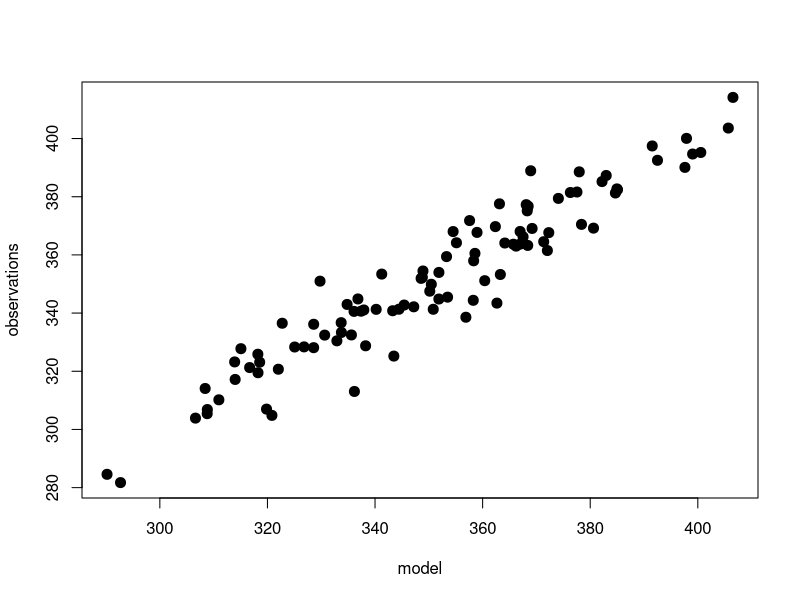
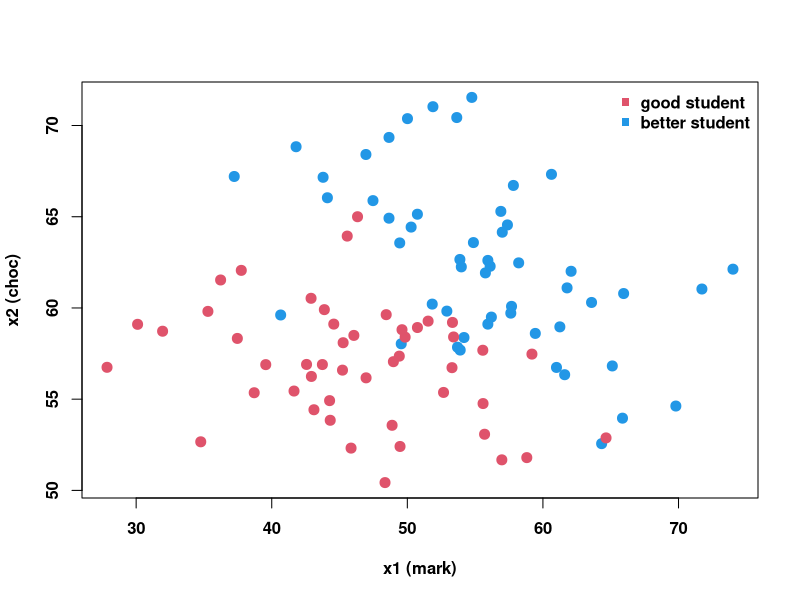
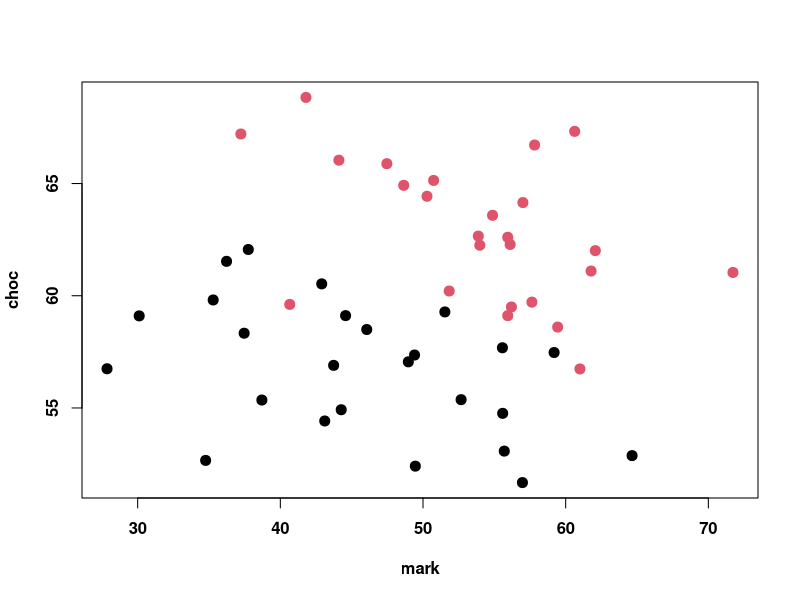
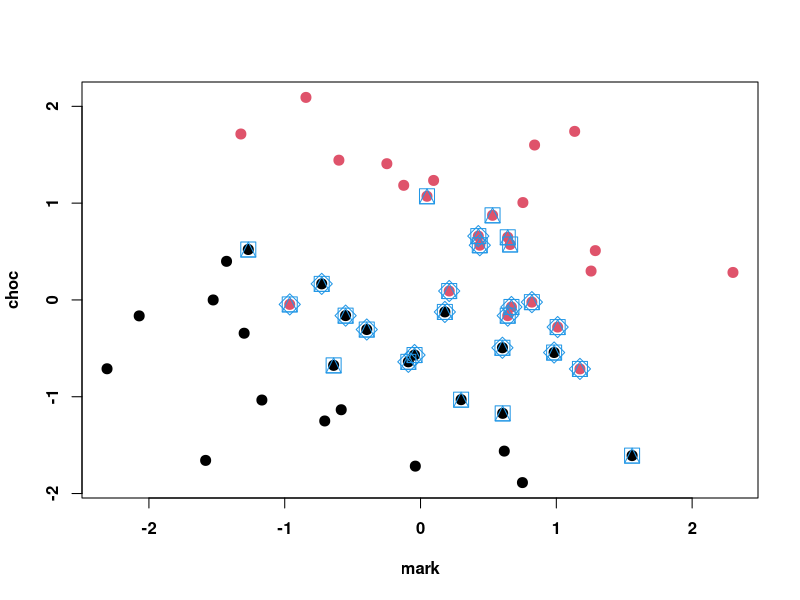
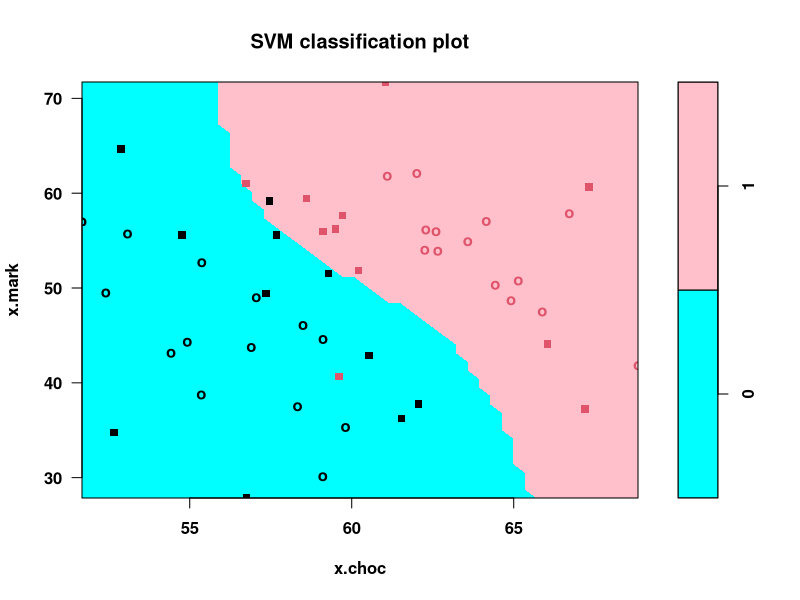
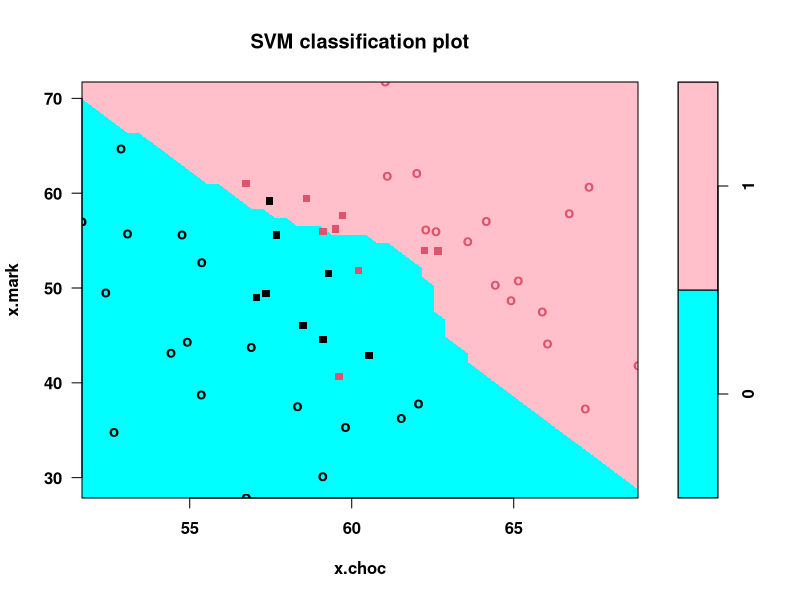
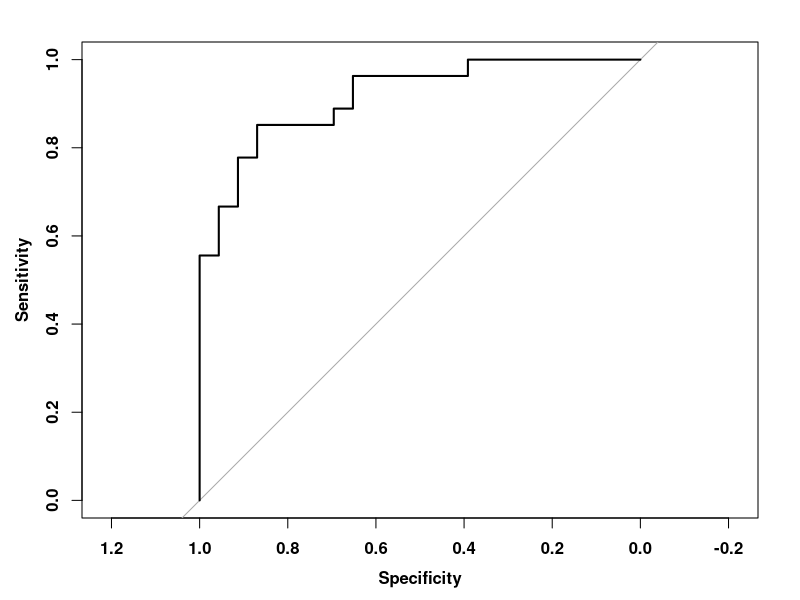
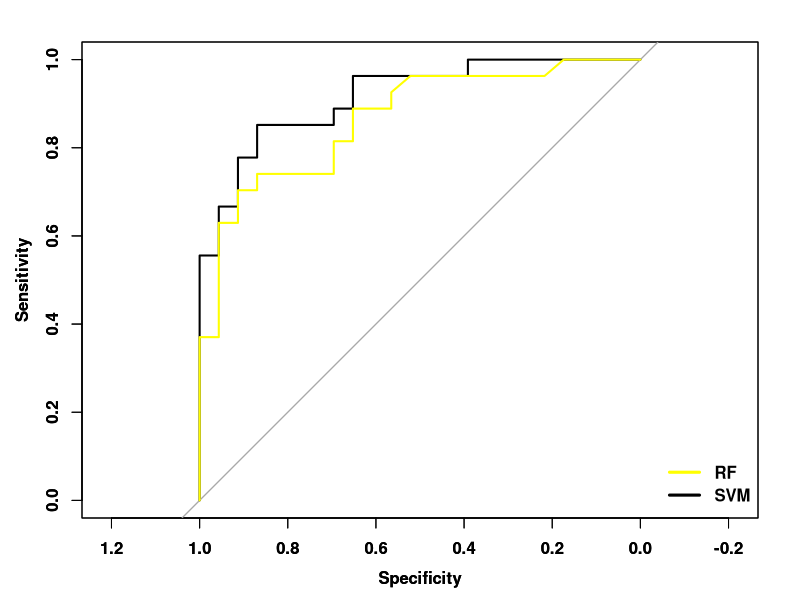

The R script that drew these images, in order:
# --------------------------------------------------------
# ST4061 / ST6041
# 2023-24
# Eric Wolsztynski
# ...
# Section 5: demo code for SVM
# --------------------------------------------------------

rm(list=ls())  # clear out running environment

library(randomForest)
library(class)
library(pROC)
library(e1071)

### Example using SVM on the "best-student" data

# simulate data:
set.seed(1)
n = 100
mark = rnorm(n, m=50, sd=10)
choc = rnorm(n, m=60, sd=5)
summary(mark)
summary(choc)
int = 10
a = 2
b = 4
# rating of students on basis of their marks and level 
# of appreciation of chocolate:
mod = int + a*mark + b*choc   # values for true model
z = rnorm(n,s=8)  # additive noise
obs = mod + z
y = as.factor(ifelse(obs>350,1,0))  # classification data
plot(mod, obs, xlab="model", ylab="observations", pch=20, cex=2)
par(font=2,font.axis=2,font.lab=2)
plot(mark, choc, xlab="x1 (mark)", ylab="x2 (choc)", 
	pch=20, col=c(2,4)[as.numeric(y)], cex=2)
legend("topright", box.col=8, bty='n', 
		legend=c("good student","better student"),
		pch=15, col=c(2,4))
table(y)

set.seed(1)
# split the data into train+test (50%-50%):
x = data.frame(mark,choc)
i.train = sample(1:n, 50) 
x.train = x[i.train,]
x.test = x[-i.train,]
y.train = y[i.train]
y.test = y[-i.train]

class(x.train)
class(y.train)
xm = as.matrix(x.train)
# fit an SVM as follows:
# ?svm # in e1071
set.seed(1)
svmo = svm(xm, y.train, kernel='polynomial') 
svmo
names(svmo)

# cf. ?svm:
# "Parameters of SVM-models usually must be tuned to yield sensible results!"
# one can tune the model as follows:
set.seed(1)
svm.tune = e1071::tune(svm, train.x=x.train, train.y=y.train,
	kernel='polynomial',
	ranges=list(cost=10^(-2:4), gamma=c(0.25,0.5,1,1.5,2)))
svm.tune
svm.tune$best.parameters

# then fit final SVM for optimal parameters:
svmo.final = svm(xm, y.train, kernel='polynomial',
	gamma=svm.tune$best.parameters$gamma,
	cost=svm.tune$best.parameters$cost) 

# corresponding confusion matrices:
table(svmo$fitted,y.train)
table(svmo.final$fitted,y.train)

# we can also use caret for easy comparison:
library(caret)
caret::confusionMatrix(svmo$fitted,y.train)$overall[1]
caret::confusionMatrix(svmo.final$fitted,y.train)$overall[1]

# assessing model fit to training data
identical(fitted(svmo), svmo$fitted)

# to identify support vectors: 
# either svmo$index (indices), or svmo$SV (coordinates)
length(svmo$index)
length(svmo.final$index)
# visualize:
plot(x.train, pch=20, col=c(1,2)[y.train], cex=2)
points(svmo$SV, pch=14, col=4, cex=2) # explain why this does not work!?

# apply scaling to dataset to see SV's:
plot(apply(x.train,2,scale), pch=20, col=c(1,2)[y.train], cex=2)
points(svmo$SV, pch=14, col=4, cex=2)
points(svmo.final$SV, pch=5, col=4, cex=2)

# If you want to use predict(), use a formula-type
# expression when calling svm(). Because of this,
# we re-shape our dataset:
dat.train = data.frame(x=x.train, y=y.train)
dat.test = data.frame(x=x.test)

# decision boundary visualization:
svmo = svm(y~., data=dat.train)
plot(svmo, dat.train, 
	svSymbol = 15, dataSymbol = 'o',
	col=c('cyan','pink')) # this is plot.svm()
svmo.final = svm(y~., data=dat.train, kernel='polynomial',
	gamma=svm.tune$best.parameters$gamma,
	cost=svm.tune$best.parameters$cost) 
plot(svmo.final, dat.train, 
	svSymbol = 15, dataSymbol = 'o',
	col=c('cyan','pink')) # this is plot.svm()

# How to generate predictions from SVM fit: 
svmo = svm(y~., data=dat.train,
	kernel='polynomial',
	gamma=svm.tune$best.parameters$gamma,
	cost=svm.tune$best.parameters$cost)
# Note that if we need probabilities P(Y=1|X)
# (for ex to calculate ROC+AUC),
# we need to set 'probability=TRUE' also in 
# fitting the SVM model:
svmo = svm(y~., data=dat.train, probability=TRUE,
	kernel='polynomial',
	gamma=svm.tune$best.parameters$gamma,
	cost=svm.tune$best.parameters$cost) 
svmp = predict(svmo, newdata=dat.test, probability=TRUE)
roc.svm = roc(y.test, attributes(svmp)$probabilities[,2])
roc.svm$auc
plot(roc.svm)

# compare with RF:
rf = randomForest(y~., data=dat.train)
rfp = predict(rf, dat.test, type='prob')
roc.rf = roc(y.test, rfp[,2])
roc.rf$auc
plot(roc.svm)
par(new=TRUE)
plot(roc.rf, col='yellow')
legend("bottomright", bty='n',
		legend=c("RF","SVM"),
		lty=1, lwd=3, col=c('yellow',1))
		
